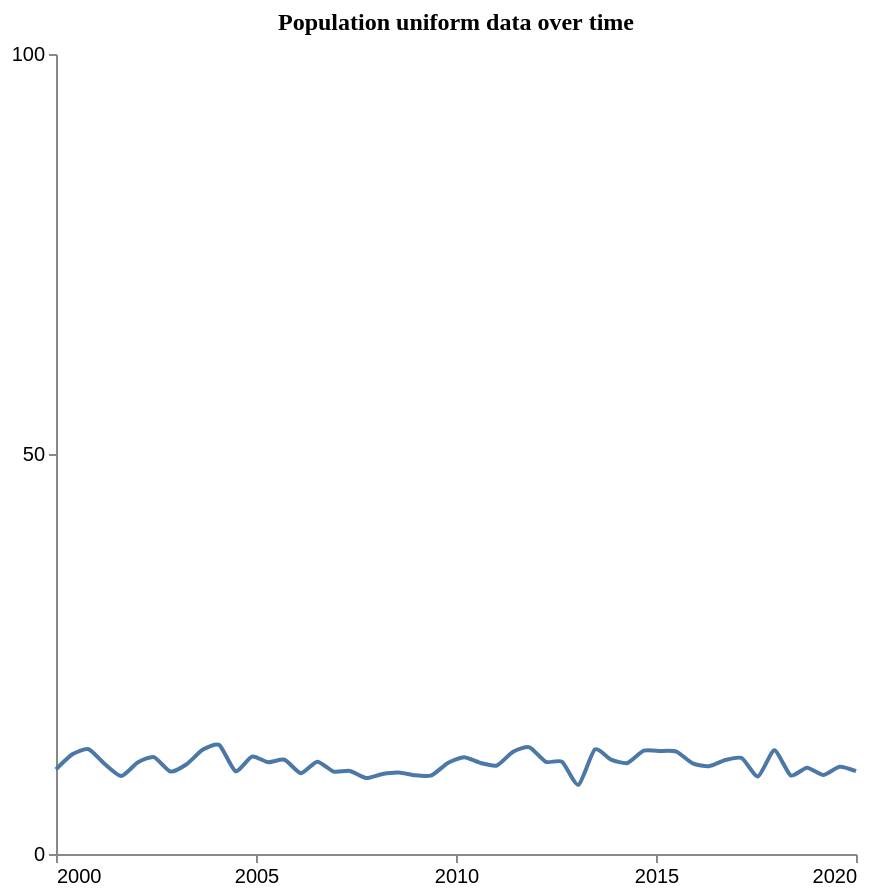

The Vega-Lite source for this figure:
### Vega-Lite specification from a JSON file in a GitHub repository (floating-point values rounded to 4 significant figures)
{"$schema": "https://vega.github.io/schema/vega-lite/v5.json", "description": "Pattern: Uniform", "data": {"values": [{"X": 2000.0, "Y": 10.58}, {"X": 2000.0, "Y": 12.46}, {"X": 2001.0, "Y": 13.09}, {"X": 2001.0, "Y": 11.22}, {"X": 2002.0, "Y": 9.736}, {"X": 2002.0, "Y": 11.44}, {"X": 2002.0, "Y": 12.11}, {"X": 2003.0, "Y": 10.31}, {"X": 2003.0, "Y": 11.22}, {"X": 2004.0, "Y": 13.05}, {"X": 2004.0, "Y": 13.62}, {"X": 2004.0, "Y": 10.34}, {"X": 2005.0, "Y": 12.17}, {"X": 2005.0, "Y": 11.48}, {"X": 2006.0, "Y": 11.78}, {"X": 2006.0, "Y": 10.1}, {"X": 2007.0, "Y": 11.54}, {"X": 2007.0, "Y": 10.3}, {"X": 2007.0, "Y": 10.38}, {"X": 2008.0, "Y": 9.498}, {"X": 2008.0, "Y": 10.0}, {"X": 2009.0, "Y": 10.19}, {"X": 2009.0, "Y": 9.833}, {"X": 2009.0, "Y": 9.841}, {"X": 2010.0, "Y": 11.37}, {"X": 2010.0, "Y": 12.11}, {"X": 2011.0, "Y": 11.38}, {"X": 2011.0, "Y": 11.06}, {"X": 2011.0, "Y": 12.8}, {"X": 2012.0, "Y": 13.34}, {"X": 2012.0, "Y": 11.52}, {"X": 2013.0, "Y": 11.53}, {"X": 2013.0, "Y": 8.649}, {"X": 2013.0, "Y": 13.06}, {"X": 2014.0, "Y": 11.8}, {"X": 2014.0, "Y": 11.37}, {"X": 2015.0, "Y": 12.92}, {"X": 2015.0, "Y": 12.88}, {"X": 2016.0, "Y": 12.8}, {"X": 2016.0, "Y": 11.32}, {"X": 2016.0, "Y": 10.98}, {"X": 2017.0, "Y": 11.75}, {"X": 2017.0, "Y": 11.99}, {"X": 2018.0, "Y": 9.689}, {"X": 2018.0, "Y": 12.96}, {"X": 2018.0, "Y": 9.818}, {"X": 2019.0, "Y": 10.8}, {"X": 2019.0, "Y": 9.887}, {"X": 2020.0, "Y": 10.91}, {"X": 2020.0, "Y": 10.35}]}, "mark": {"type": "line", "interpolate": "cardinal", "tension": 0.4}, "encoding": {"x": {"field": "X", "type": "quantitative", "title": "", "axis": {"grid": false, "format": "d", "values": [2000, 2005, 2010, 2015, 2020], "tickSize": 4}, "scale": {"domain": [2000, 2020]}}, "y": {"field": "Y", "type": "quantitative", "title": "", "axis": {"grid": false, "format": "d", "values": [0, 50, 100], "tickSize": 4, "tickOpacity": 1}, "scale": {"domain": [0, 100]}}}, "title": {"text": "Population uniform data over time", "anchor": "middle", "font": "Tahoma", "fontSize": 12}, "config": {"lineBreak": "^", "view": {"stroke": null}}, "height": 400, "width": 400, "autosize": "pad"}
